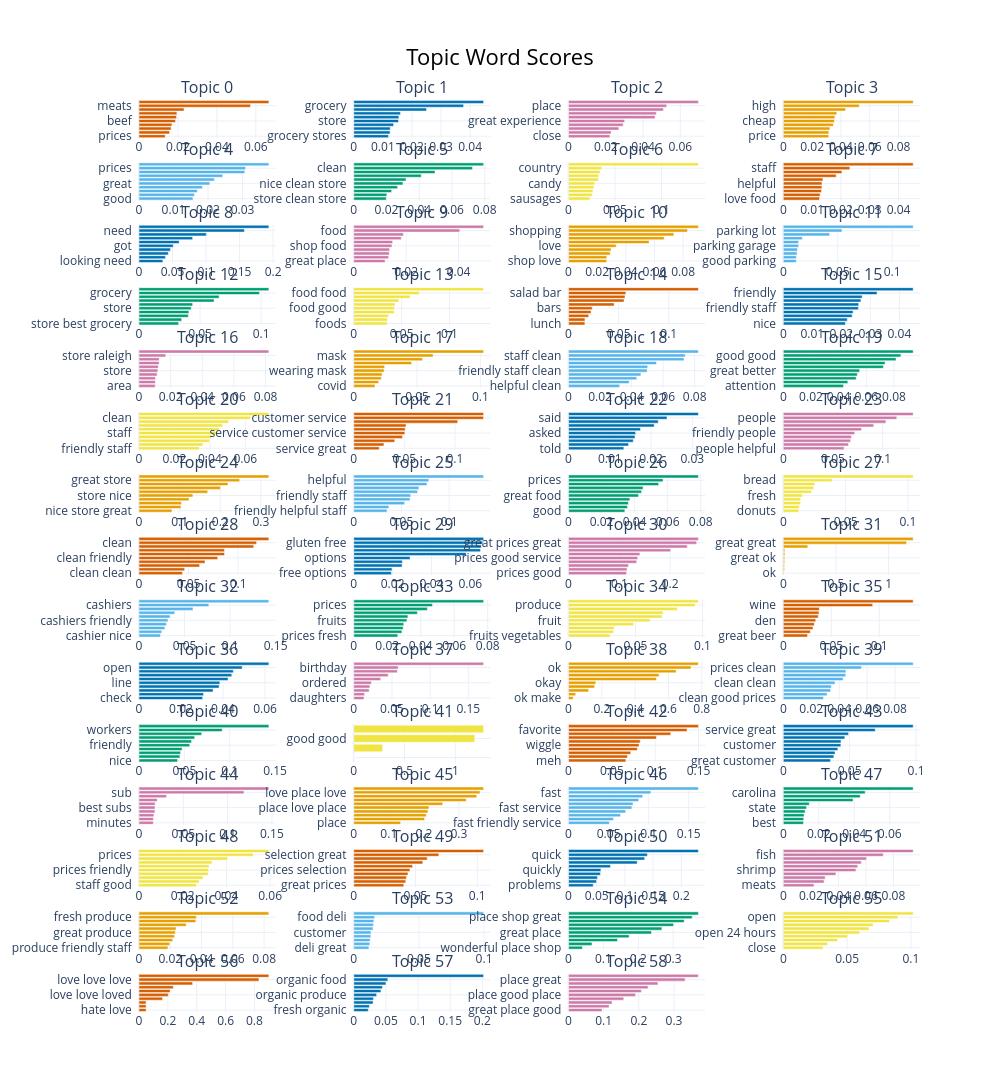

The cell this chart's notebook holds for it:
### Markdown cell above
### Full Model Visualizations

### Code cell
topic_model.visualize_barchart(top_n_topics=300, n_words=10)
